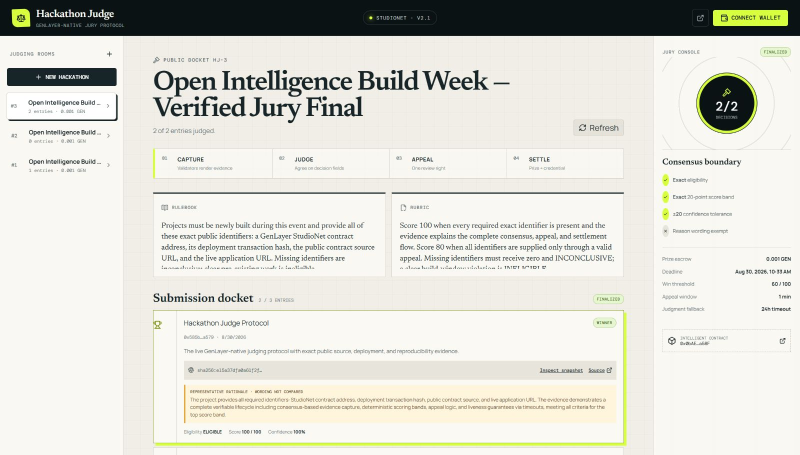
#> input picture docs/assets/hackathon-judge/05-desktop-docket.png, 1600 x 909 px (shown at 1/2 size); its folder holds 4 pictures in this run
$ python build_hackathon_judge_demo_video.py
#> lines starting #> are read from the running program, lines starting #| are printed output that depends on the picture
"""Build a silent, captioned walkthrough from the live Hackathon Judge captures."""

from __future__ import annotations

import shutil
import subprocess
from pathlib import Path

from PIL import Image, ImageDraw, ImageFont, ImageOps


ROOT = Path(__file__).resolve().parents[1]
ASSET_DIR = ROOT / "docs" / "assets" / "hackathon-judge"
FRAME_DIR = ROOT / "artifacts" / "hackathon-judge-video-frames"
OUTPUT = ASSET_DIR / "hackathon-judge-demo.mp4"
WIDTH = 1600
HEIGHT = 900


def font(path: str, size: int) -> ImageFont.FreeTypeFont:
    return ImageFont.truetype(path, size)


SERIF = "C:/Windows/Fonts/georgiab.ttf"
SANS = "C:/Windows/Fonts/arial.ttf"
SANS_BOLD = "C:/Windows/Fonts/arialbd.ttf"
MONO = "C:/Windows/Fonts/consola.ttf"


def gradient() -> Image.Image:
    image = Image.new("RGB", (WIDTH, HEIGHT), "#071012")
    draw = ImageDraw.Draw(image)
    for y in range(HEIGHT):
        mix = y / HEIGHT
        color = (
            int(7 + 9 * mix),
            int(16 + 18 * mix),
            int(18 + 16 * mix),
        )
        draw.line((0, y, WIDTH, y), fill=color)
    draw.ellipse((1120, -210, 1740, 410), fill="#123f3a")
    draw.ellipse((-330, 620, 350, 1300), fill="#3b2218")
    return image


def centered(draw: ImageDraw.ImageDraw, text: str, y: int, text_font, fill: str) -> None:
    box = draw.textbbox((0, 0), text, font=text_font)
    draw.text(((WIDTH - (box[2] - box[0])) / 2, y), text, font=text_font, fill=fill)


def title_card(title: str, subtitle: str, detail: str) -> Image.Image:
    image = gradient()
    draw = ImageDraw.Draw(image)
    centered(draw, "GENLAYER · STUDIONET", 185, font(SANS_BOLD, 25), "#77d8be")
    centered(draw, title, 270, font(SERIF, 76), "#f2efe5")
    centered(draw, subtitle, 382, font(SANS, 34), "#d4d6cd")
    draw.rounded_rectangle((305, 505, 1295, 586), 18, fill="#111f21", outline="#3f5e59", width=2)
    centered(draw, detail, 527, font(MONO, 24), "#a8bbb5")
    centered(draw, "Public evidence · independent judgment · deterministic settlement", 720, font(SANS, 25), "#bca992")
    return image


def screenshot_card(filename: str, step: str, headline: str, caption: str) -> Image.Image:
#> called with filename = '05-desktop-docket.png', step = '01', headline = 'A finalized StudioNet docket'
    image = gradient()
    draw = ImageDraw.Draw(image)
    draw.rounded_rectangle((42, 28, 1558, 872), 24, fill="#edf0e8", outline="#547b70", width=2)

    source = Image.open(ASSET_DIR / filename).convert("RGB")
#> source is the input picture: PIL image 1600x909 RGB; mean R, G, B 219.2, 218.9, 211
    fitted = ImageOps.contain(source, (1470, 790), Image.Resampling.LANCZOS)
    x = (WIDTH - fitted.width) // 2
#> x = 104
    y = 52
    image.paste(fitted, (x, y))

    draw.rounded_rectangle((72, 680, 1528, 840), 24, fill="#081315", outline="#41655d", width=2)
    draw.rounded_rectangle((102, 708, 250, 748), 20, fill="#b95531")
    draw.text((124, 716), step, font=font(SANS_BOLD, 18), fill="#fff7ea")
    draw.text((280, 700), headline, font=font(SERIF, 35), fill="#f5f1e5")
    draw.text((102, 770), caption, font=font(SANS, 24), fill="#cbd4ce")
    return image


def build() -> None:
    if FRAME_DIR.exists():
        shutil.rmtree(FRAME_DIR)
    FRAME_DIR.mkdir(parents=True)
    ASSET_DIR.mkdir(parents=True, exist_ok=True)

    slides: list[tuple[Image.Image, int]] = [
        (
            title_card(
                "Hackathon Judge",
                "Natural-language judging, settled on-chain",
                "0x788432Aa8D55c81c3bd2ef0FbB29A4Bc7E6e4cC6",
            ),
            6,
        ),
        (
            screenshot_card(
                "05-desktop-docket.png",
                "01",
                "A finalized StudioNet docket",
                "Two submissions, one appeal, one deterministic winner, and a released prize.",
            ),
            9,
        ),
        (
            screenshot_card(
                "07-desktop-evidence.png",
                "02",
                "Evidence is frozen before judging",
                "Validators independently render the page and agree on its exact SHA-256 digest.",
            ),
            9,
        ),
        (
            screenshot_card(
                "05-desktop-docket.png",
                "03",
                "Subjective judgment, narrow consensus",
                "Eligibility + score must match; confidence is bounded; rationale wording is exempt.",
            ),
            10,
        ),
        (
            screenshot_card(
                "08-desktop-appeal.png",
                "04",
                "One appeal, another immutable record",
                "The evidence-gap fixture adds its missing transaction, then validators reassess the frozen record.",
            ),
            9,
        ),
        (
            screenshot_card(
                "05-desktop-docket.png",
                "05",
                "Code settles the result",
                "Hackathon Judge scores 100; the 0.001 simulated GEN prize becomes withdrawable credit.",
            ),
            9,
        ),
        (
            title_card(
                "Rules → evidence → consensus",
                "Live now on GenLayer StudioNet",
                "hackathon-judge-studionet.blazekingsley2.chatgpt.site",
            ),
            8,
        ),
    ]
#> call 2 of screenshot_card, with filename = '07-desktop-evidence.png', step = '02', headline = 'Evidence is frozen before judging'
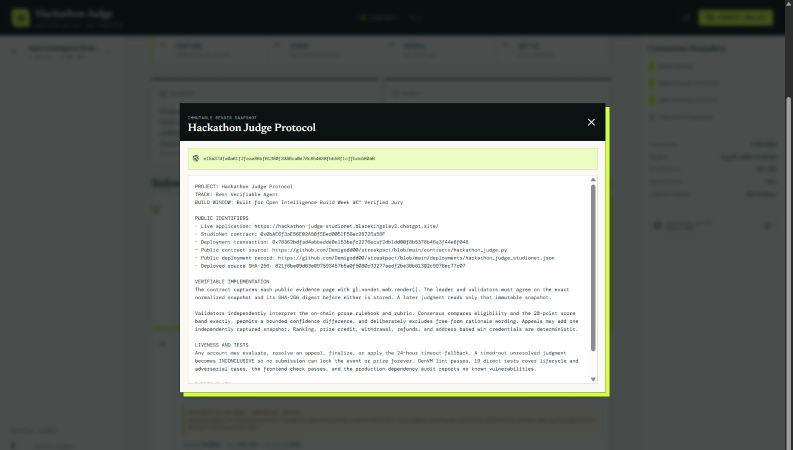
#> input picture docs/assets/hackathon-judge/07-desktop-evidence.png, 1585 x 900 px (shown at 1/2 size)
#> in screenshot_card, source is the input picture: PIL image 1585x900 RGB; mean R, G, B 116.8, 121, 116.8
#> in screenshot_card (call 2), `image.paste(fitted, (x, y))`:
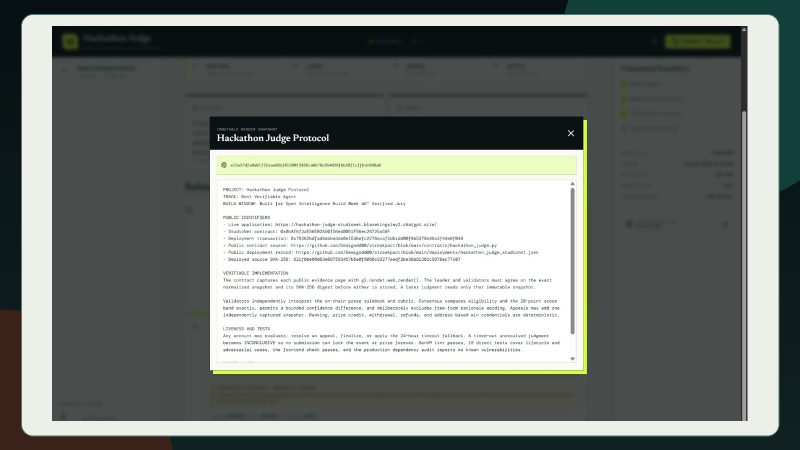
#> image: PIL image 1600x900 RGB (shown at 1/2 size); mean R, G, B 120.1, 125.4, 121.1
#> call 4 of screenshot_card, with filename = '08-desktop-appeal.png', step = '04', headline = 'One appeal, another immutable record'
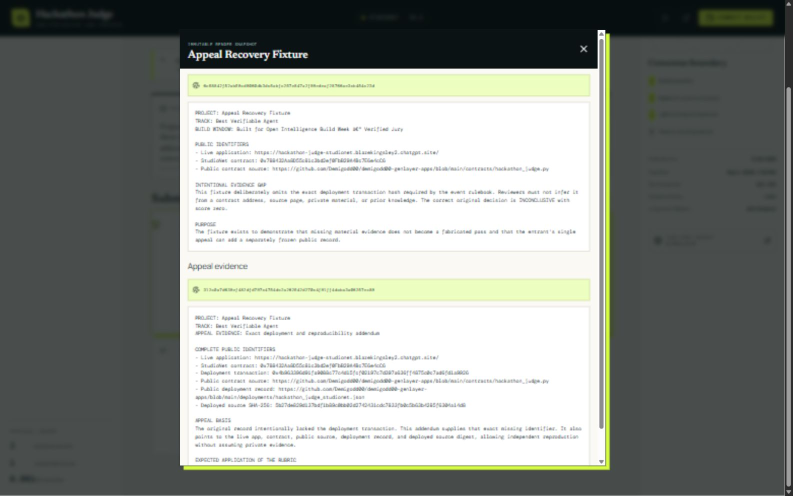
#> input picture docs/assets/hackathon-judge/08-desktop-appeal.png, 1585 x 991 px (shown at 1/2 size)
#> in screenshot_card, source is the input picture: PIL image 1585x991 RGB; mean R, G, B 141.1, 145, 139.8
#> in screenshot_card (call 4), `fitted = ImageOps.contain(source, (1470, 790), Image.Resampling.LANCZOS)`:
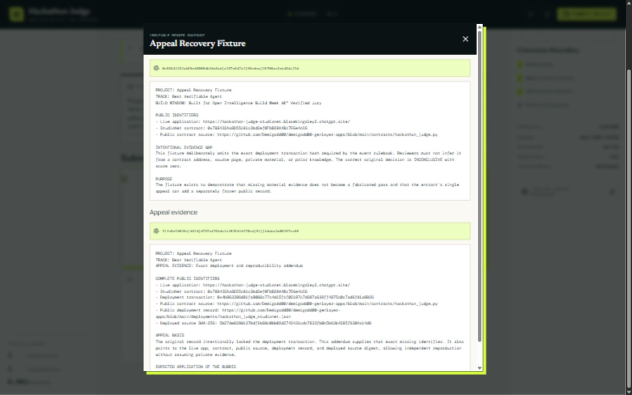
#> fitted: PIL image 1264x790 RGB (shown at 1/2 size); mean R, G, B 141.1, 145, 139.8
#> in screenshot_card (call 4), `image.paste(fitted, (x, y))`:
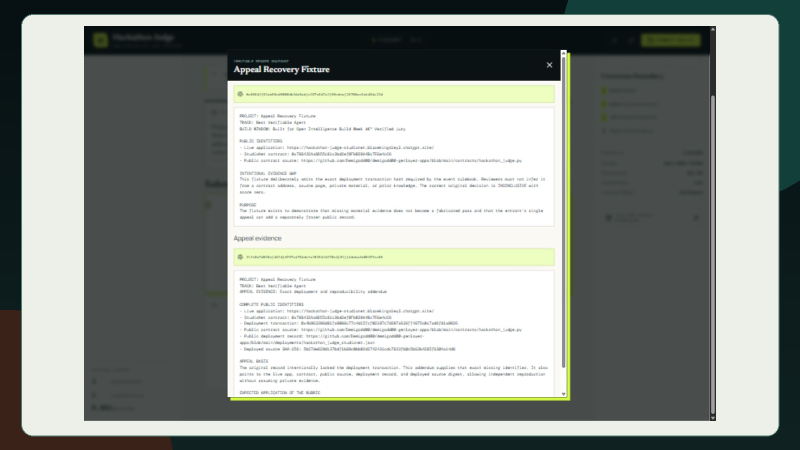
#> image: PIL image 1600x900 RGB (shown at 1/2 size); mean R, G, B 145.4, 150.5, 145.1

    concat_lines: list[str] = []
    for index, (slide, duration) in enumerate(slides):
        frame_path = FRAME_DIR / f"{index:02d}.png"
        slide.save(frame_path, optimize=True)
        concat_lines.extend((f"file '{frame_path.name}'", f"duration {duration}"))
#> this loop made 7 passes
#> duration on passes 1 to 7: 6, 9, 9, 10, 9, 9, 8
#> pass 1, in build, `slide.save(frame_path, optimize=True)`:
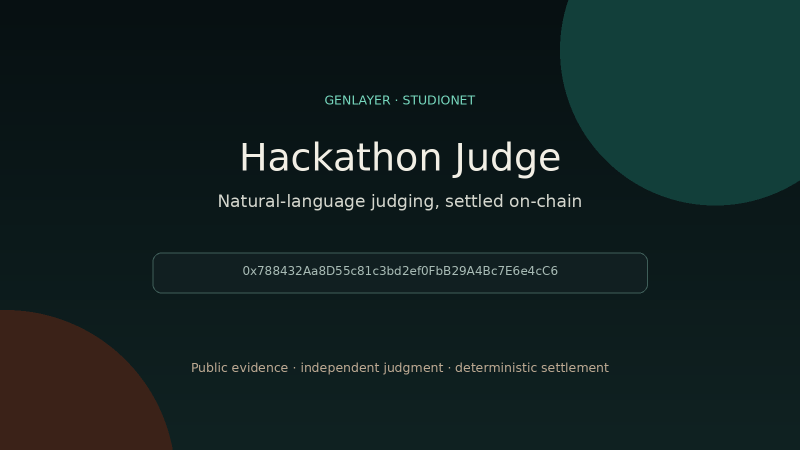
#> saved as 00.png: PIL image 1600x900 RGB (shown at 1/2 size); mean R, G, B 18.3, 33.7, 33.2
#> pass 2, in build, `slide.save(frame_path, optimize=True)`:
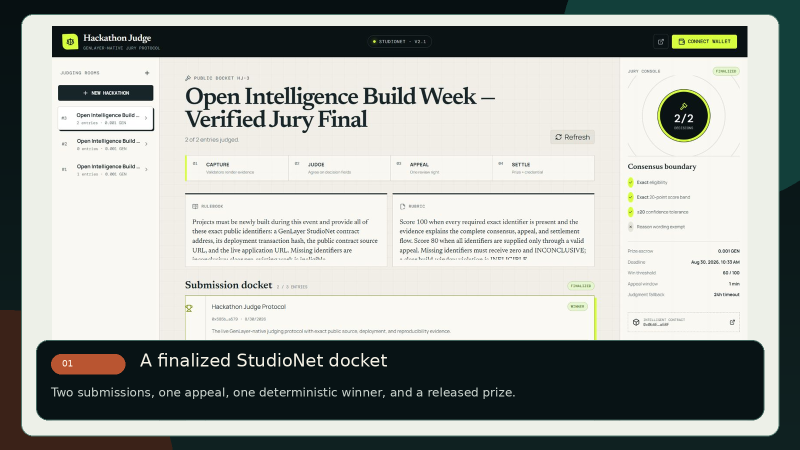
#> saved as 01.png: PIL image 1600x900 RGB (shown at 1/2 size); mean R, G, B 162.2, 165.8, 161
#> after the loop, concat_lines = ["file '00.png'", 'duration 6', "file '01.png'", 'duration 9', "file '02.png'", 'duration 9', "file '03.png'", 'duration 10', "file '04.png'", 'duration 9', "file '05.png'", 'duration 9', "file '06.png'", 'duration 8']
    concat_lines.append(f"file '{len(slides) - 1:02d}.png'")

    concat_path = FRAME_DIR / "concat.txt"
    concat_path.write_text("\n".join(concat_lines) + "\n", encoding="utf-8")

    try:
        import imageio_ffmpeg

        ffmpeg = imageio_ffmpeg.get_ffmpeg_exe()
    except ImportError as exc:
        raise SystemExit(
            "imageio-ffmpeg is required. Install it into PYTHONPATH before running this script."
        ) from exc

    command = [
        ffmpeg,
        "-y",
        "-f",
        "concat",
        "-safe",
        "0",
        "-i",
        concat_path.name,
        "-t",
        "60",
        "-vf",
        "fps=30,format=yuv420p",
        "-c:v",
        "libx264",
        "-preset",
        "medium",
        "-crf",
        "18",
        "-movflags",
        "+faststart",
        str(OUTPUT),
    ]
    subprocess.run(command, cwd=FRAME_DIR, check=True)
    print(f"Created {OUTPUT} ({OUTPUT.stat().st_size:,} bytes)")


if __name__ == "__main__":
    build()
#> (the call stopped at in build, `ffmpeg = imageio_ffmpeg.get_ffmpeg_exe()`: imageio_ffmpeg is not available in this run)
